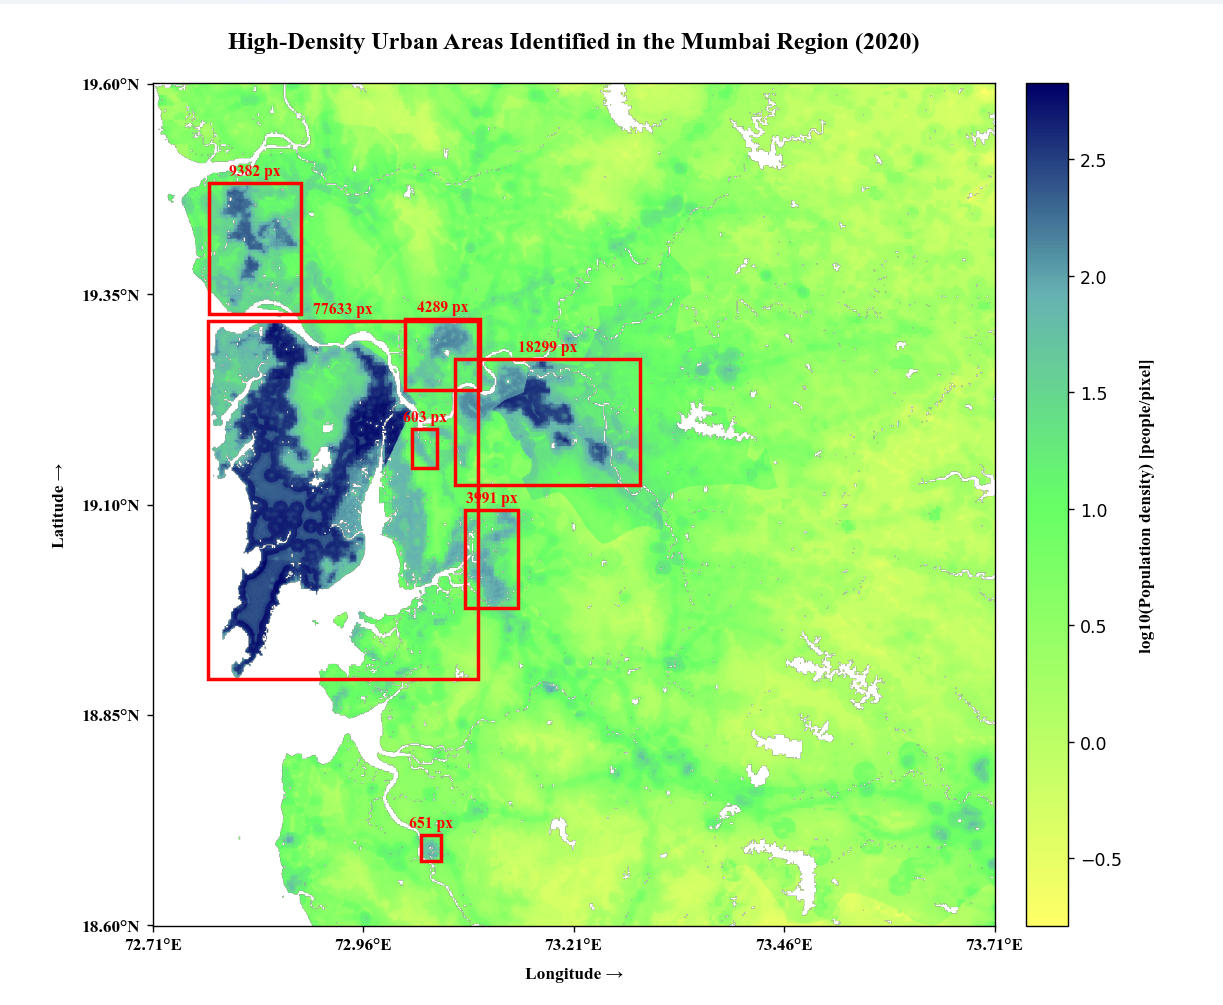

Python code for this plot:
"""
Demagnified plot of the downloaded window with urban bounding boxes and proper lat/lon ticks.
Run as-is. Requires: rasterio, numpy, scipy, shapely, matplotlib.
"""

import rasterio
from rasterio.windows import from_bounds
from rasterio.features import shapes
import numpy as np
from scipy import ndimage as ndi
from shapely.geometry import shape
import matplotlib.pyplot as plt
from matplotlib.patches import Rectangle
from matplotlib.colors import LinearSegmentedColormap

# -------------------------------
# Parameters (edit if needed)
# -------------------------------
file_path = "../../Dataset/Population_2020.tif"

downloaded_bbox = {"lat_min": 18.6, "lat_max": 19.6, "lon_min": 72.71, "lon_max": 73.71}

percentile_for_urban = 90  # top 10% pixels = urban
min_area_pixels = 500
morph_open_radius = 2
top_n = 8

# plotting appearance
font_family = "Times New Roman"
label_fontsize = 10
label_fontweight = "bold"
title_fontsize = 14
figsize = (10, 9)  # demagnified overall — change to make plot larger/smaller
top_margin = 0.92  # controls space for title
right_margin = 0.88

# colormap (your custom)
colors = ["#ffff66", "#b2ff66", "#66ff66", "#66b2b2", "#000066"]
cmap = LinearSegmentedColormap.from_list("custom_cmap", colors, N=256)
eps = 1e-6


# -------------------------------
# Helper functions
# -------------------------------
def read_window(src_path, bbox):
    with rasterio.open(src_path) as src:
        window = from_bounds(
            bbox["lon_min"],
            bbox["lat_min"],
            bbox["lon_max"],
            bbox["lat_max"],
            src.transform,
        )
        data = src.read(1, window=window)
        transform = src.window_transform(window)
    return data, transform, window


def compute_threshold(data, percentile):
    mask_pos = data > 0
    if not np.any(mask_pos):
        raise ValueError("No positive population pixels found in the window.")
    vals = data[mask_pos]
    return np.percentile(vals, percentile)


def clean_mask(binary_mask, radius=2):
    if radius <= 0:
        return binary_mask
    struct = ndi.generate_binary_structure(2, 1)
    for _ in range(radius - 1):
        struct = ndi.binary_dilation(struct)
    cleaned = ndi.binary_opening(binary_mask, structure=struct)
    cleaned = ndi.binary_closing(cleaned, structure=struct)
    return cleaned


def shapes_from_mask(mask, transform):
    yield from shapes(mask.astype(np.uint8), mask=mask, transform=transform)


def bbox_from_geom(geom):
    minx, miny, maxx, maxy = geom.bounds
    return (minx, maxx, miny, maxy)  # lon_min, lon_max, lat_min, lat_max


def create_ticks_for_window(data_shape, bbox, n_ticks=5):
    """Return xticks (pixel positions) and formatted xlabels (lon) and same for y (lat).
    data_shape : (height, width)
    bbox : dict with lon_min, lon_max, lat_min, lat_max
    """
    height, width = data_shape
    xticks = np.linspace(0, width - 1, n_ticks)
    yticks = np.linspace(0, height - 1, n_ticks)
    xlabels = [
        f"{bbox['lon_min'] + (bbox['lon_max'] - bbox['lon_min']) * (x / (width - 1)):.2f}°E"
        for x in xticks
    ]
    # note: y is top-to-bottom in image; label should show decreasing lat from top
    ylabels = [
        f"{bbox['lat_max'] - (bbox['lat_max'] - bbox['lat_min']) * (y / (height - 1)):.2f}°N"
        for y in yticks
    ]
    return xticks, xlabels, yticks, ylabels


# -------------------------------
# Main detection + plotting
# -------------------------------
def find_urban_bboxes_in_window(
    src_path, bbox, percentile=90, min_area_pixels=500, morph_open_radius=2, top_n=8
):
    data, transform, window = read_window(src_path, bbox)
    data_pos = np.ma.masked_where(data <= 0, data)
    print("Window linear stats (positive pixels only):")
    print(
        f"Min: {data_pos.min():.4f} people/pixel  |  Max: {data_pos.max():.4f} people/pixel"
    )

    thr = compute_threshold(data, percentile)
    print(f"Using {percentile}th percentile as urban threshold: {thr:.6f} people/pixel")

    urban_mask = (data > 0) & (data >= thr)
    urban_mask_clean = clean_mask(urban_mask, radius=morph_open_radius)

    labeled, ncomp = ndi.label(urban_mask_clean)
    print(f"Found {ncomp} connected components in cleaned urban mask.")

    # label counts map for pixel-accurate counts
    if ncomp > 0:
        label_ids, counts = np.unique(labeled[labeled > 0], return_counts=True)
        label_count_map = dict(zip(label_ids.tolist(), counts.tolist()))
    else:
        label_count_map = {}

    candidates = []
    for geom_geojson, value in shapes_from_mask(urban_mask_clean, transform):
        geom = shape(geom_geojson)
        lon_min, lon_max, lat_min, lat_max = bbox_from_geom(geom)
        # convert lon/lat bbox to pixel indices relative to the window transform
        inv_transform = ~transform
        col0, row0 = inv_transform * (lon_min, lat_max)  # top-left
        col1, row1 = inv_transform * (lon_max, lat_min)  # bottom-right

        # clip and slice
        c0 = int(max(0, min(data.shape[1] - 1, np.floor(min(col0, col1)))))
        c1 = int(max(0, min(data.shape[1] - 1, np.ceil(max(col0, col1)))))
        r0 = int(max(0, min(data.shape[0] - 1, np.floor(min(row0, row1)))))
        r1 = int(max(0, min(data.shape[0] - 1, np.ceil(max(row0, row1)))))

        pixel_count = 0
        if r1 >= r0 and c1 >= c0:
            sub = labeled[r0 : r1 + 1, c0 : c1 + 1]
            labels_in_sub, cnts = np.unique(sub[sub > 0], return_counts=True)
            if labels_in_sub.size > 0:
                best_label = labels_in_sub[np.argmax(cnts)]
                pixel_count = int(label_count_map.get(int(best_label), int(cnts.max())))
        candidates.append(
            {
                "geom": geom,
                "bounds": (lon_min, lon_max, lat_min, lat_max),
                "pixel_count": pixel_count,
            }
        )

    retained = [c for c in candidates if c["pixel_count"] >= min_area_pixels]
    print(
        f"Retained {len(retained)} components after filtering by min_area_pixels={min_area_pixels}."
    )

    retained.sort(key=lambda x: x["pixel_count"], reverse=True)
    selected = retained[:top_n]
    bboxes = [
        (
            r["bounds"][0],
            r["bounds"][1],
            r["bounds"][2],
            r["bounds"][3],
            r["pixel_count"],
        )
        for r in selected
    ]

    return {
        "bboxes": bboxes,
        "threshold": thr,
        "urban_mask_clean": urban_mask_clean,
        "data_window": data,
        "transform": transform,
    }


# -------------------------------
# Run and render demagnified figure
# -------------------------------
if __name__ == "__main__":
    res = find_urban_bboxes_in_window(
        file_path,
        downloaded_bbox,
        percentile=percentile_for_urban,
        min_area_pixels=min_area_pixels,
        morph_open_radius=morph_open_radius,
        top_n=top_n,
    )

    bboxes = res["bboxes"]
    threshold_used = res["threshold"]
    data_window = res["data_window"]
    transform = res["transform"]
    mask = res["urban_mask_clean"]

    # prepare log image safely (silence invalid log warnings by avoiding zeros)
    safe = np.where(data_window > 0, data_window, eps)
    data_log = np.log10(safe)
    # mask zeros so colorbar and plot ignore them
    data_log_masked = np.ma.masked_where(data_window <= 0, data_log)

    # Create ticks and labels using data shape + provided bbox
    data_shape = data_window.shape  # (height, width)
    xticks, xlabels, yticks, ylabels = create_ticks_for_window(
        data_shape, downloaded_bbox, n_ticks=5
    )

    # Plot demagnified full window with title and colorbar visible
    fig, ax = plt.subplots(1, 1, figsize=figsize)
    img = ax.imshow(data_log_masked, cmap=cmap, origin="upper")
    title = f"High-Density Urban Areas Identified in the Mumbai Region (2020)"
    ax.set_title(
        title,
        fontsize=title_fontsize,
        fontweight="bold",
        fontfamily=font_family,
        y=1.03,
    )

    # set proper ticks and labels
    ax.set_xticks(xticks)
    ax.set_xticklabels(
        xlabels,
        fontsize=label_fontsize,
        fontweight=label_fontweight,
        fontfamily=font_family,
    )
    ax.set_yticks(yticks)
    ax.set_yticklabels(
        ylabels,
        fontsize=label_fontsize,
        fontweight=label_fontweight,
        fontfamily=font_family,
    )

    ax.set_xlabel(
        "Longitude →",
        fontsize=label_fontsize,
        fontweight=label_fontweight,
        fontfamily=font_family,
        labelpad=8,
    )
    ax.set_ylabel(
        "Latitude →",
        fontsize=label_fontsize,
        fontweight=label_fontweight,
        fontfamily=font_family,
        labelpad=8,
    )

    # Overlay bounding boxes (convert lon/lat -> pixel coords using inverse transform)
    inv_transform = ~transform
    for lon_min, lon_max, lat_min, lat_max, pix_count in bboxes:
        col0, row0 = inv_transform * (lon_min, lat_max)
        col1, row1 = inv_transform * (lon_max, lat_min)
        x = min(col0, col1)
        y = min(row0, row1)
        width = abs(col1 - col0)
        height = abs(row1 - row0)
        rect = Rectangle(
            (x, y), width, height, linewidth=2.0, edgecolor="red", facecolor="none"
        )
        ax.add_patch(rect)
        # label above box
        ax.text(
            x + width / 2,
            max(0, y - 6),
            f"{pix_count} px",
            color="red",
            fontsize=9,
            fontweight="bold",
            ha="center",
            va="bottom",
            family=font_family,
        )

    # colorbar to the right and adjust layout so title is visible
    cbar = fig.colorbar(img, ax=ax, fraction=0.035, pad=0.02)
    cbar.set_label(
        "log10(Population density) [people/pixel]",
        fontsize=label_fontsize,
        fontweight=label_fontweight,
        fontfamily=font_family,
        labelpad=10,
    )

    plt.subplots_adjust(top=top_margin, right=right_margin, left=0.08, bottom=0.08)
    plt.show()
